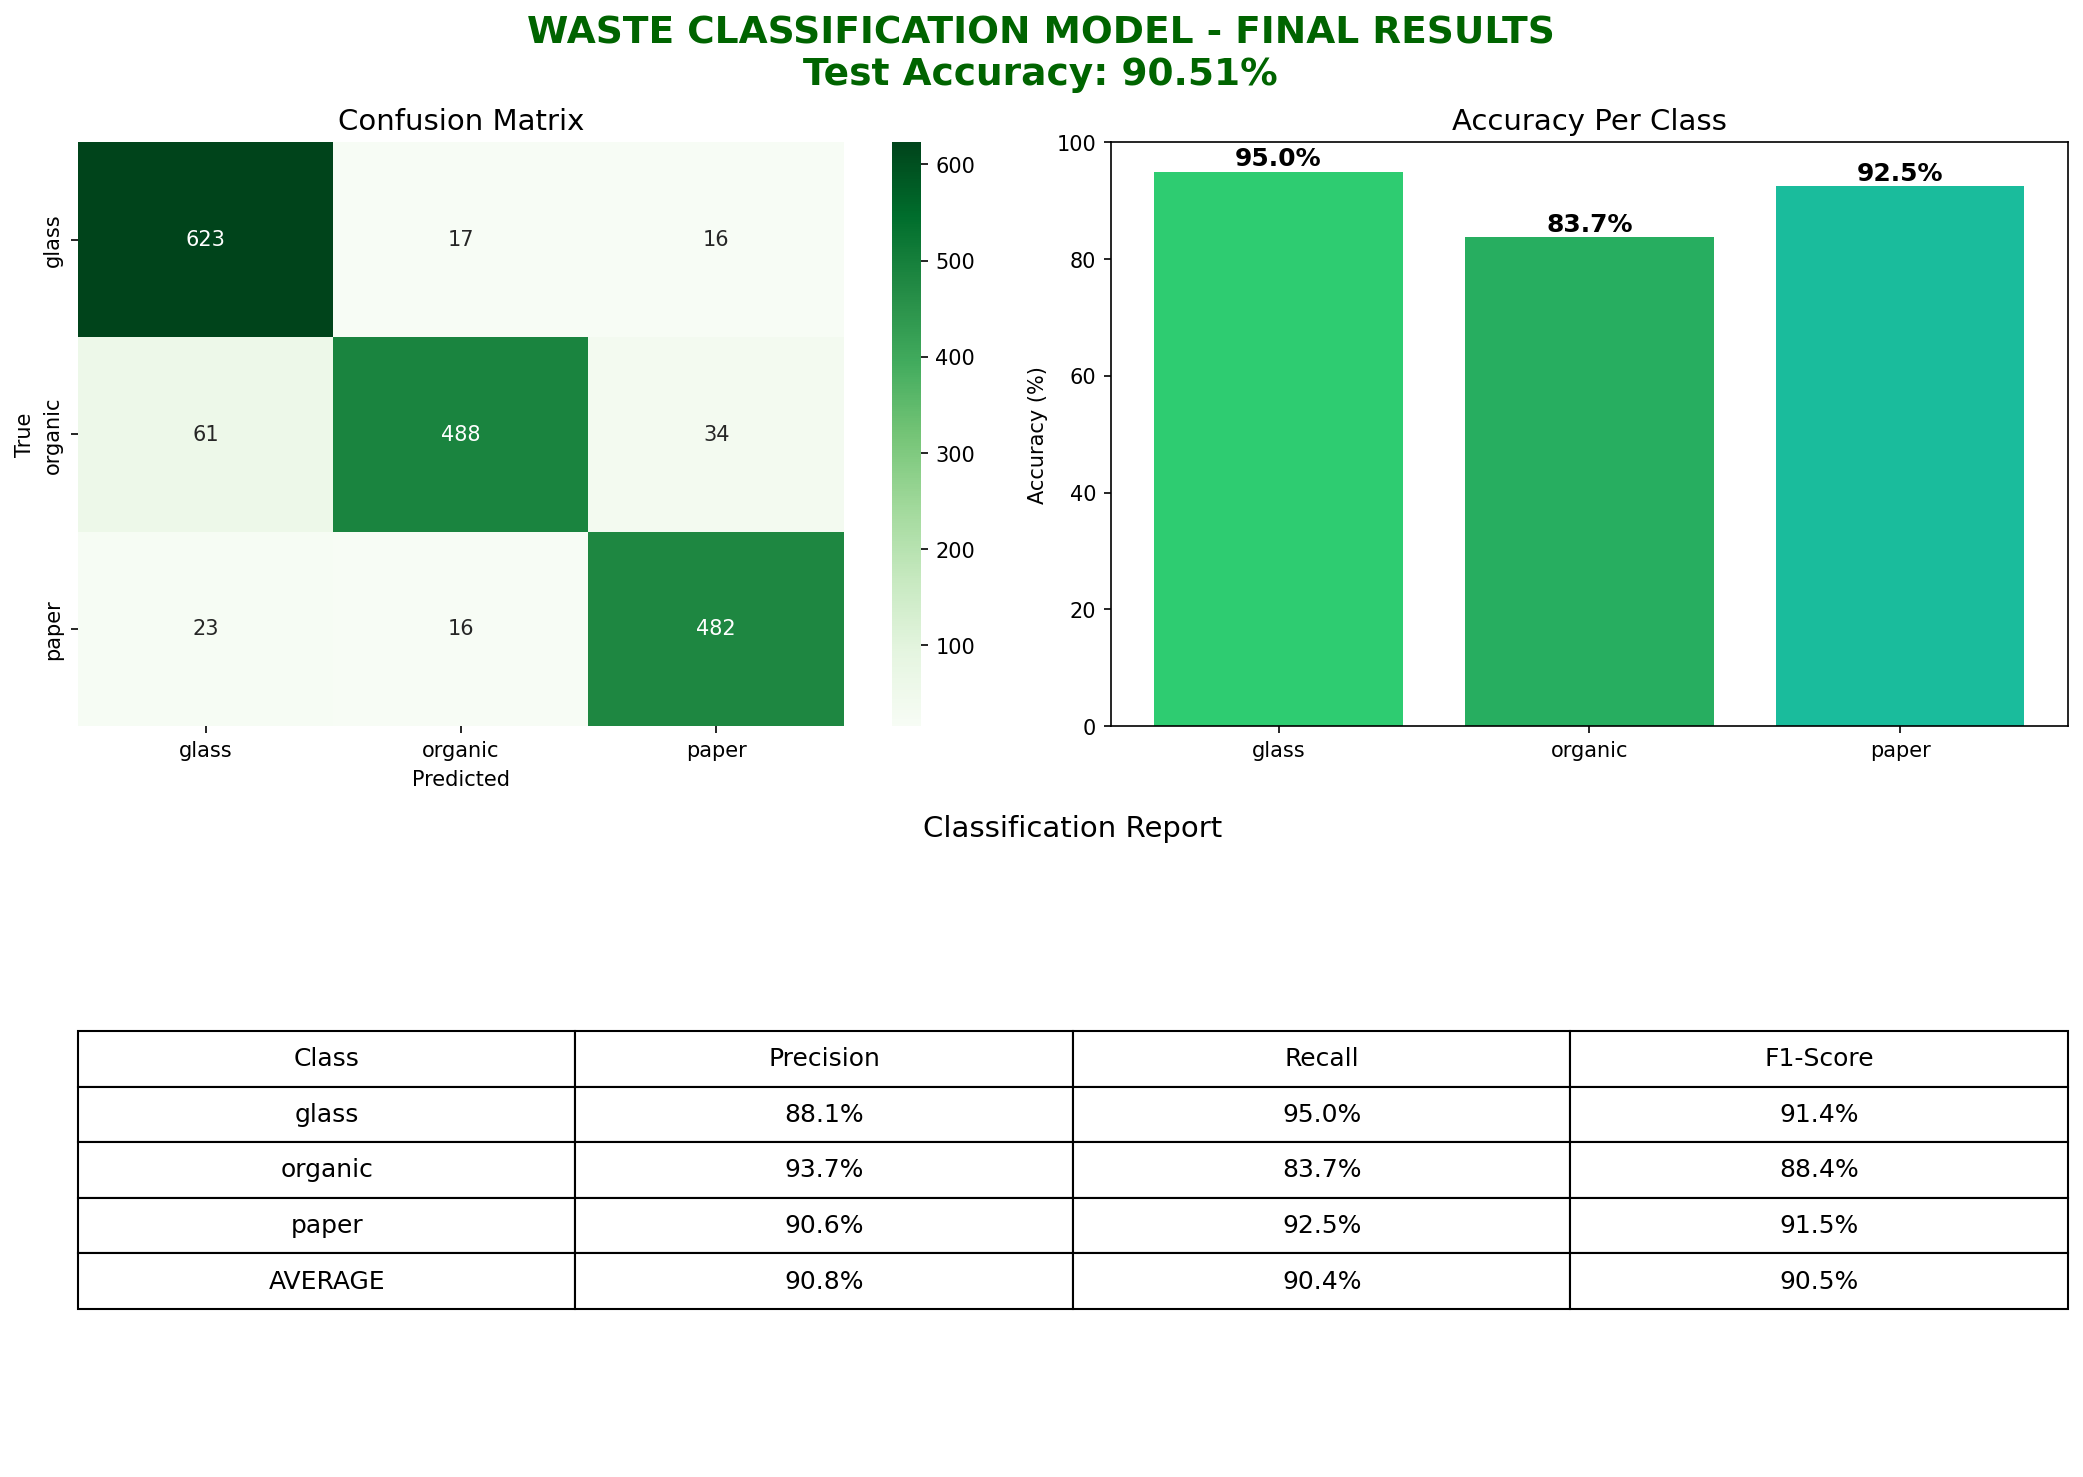

Python code for this plot:
import tensorflow as tf
import numpy as np
from tensorflow.keras.preprocessing.image import ImageDataGenerator
from sklearn.metrics import classification_report, confusion_matrix
import matplotlib.pyplot as plt
import seaborn as sns

model = tf.keras.models.load_model("waste_model.h5")
class_names = ['glass', 'organic', 'paper']

test_datagen = ImageDataGenerator(rescale=1./255)
test_generator = test_datagen.flow_from_directory(
    "dataset/test",
    target_size=(150, 150),
    batch_size=32,
    class_mode='categorical',
    shuffle=False
)

predictions = model.predict(test_generator, verbose=0)
predicted_classes = np.argmax(predictions, axis=1)
true_classes = test_generator.classes

test_loss, test_accuracy = model.evaluate(test_generator, verbose=0)
cm = confusion_matrix(true_classes, predicted_classes)

fig = plt.figure(figsize=(14, 10))

fig.suptitle(f'WASTE CLASSIFICATION MODEL - FINAL RESULTS\nTest Accuracy: {test_accuracy:.2%}',
             fontsize=18, fontweight='bold', color='darkgreen')

ax1 = fig.add_subplot(2, 2, 1)
sns.heatmap(cm, annot=True, fmt='d', cmap='Greens',
            xticklabels=class_names, yticklabels=class_names, ax=ax1)
ax1.set_title('Confusion Matrix', fontsize=14)
ax1.set_xlabel('Predicted')
ax1.set_ylabel('True')

ax2 = fig.add_subplot(2, 2, 2)
class_acc = cm.diagonal() / cm.sum(axis=1) * 100
bars = ax2.bar(class_names, class_acc, color=['#2ecc71', '#27ae60', '#1abc9c'])
ax2.set_ylim(0, 100)
ax2.set_title('Accuracy Per Class', fontsize=14)
ax2.set_ylabel('Accuracy (%)')
for bar, acc in zip(bars, class_acc):
    ax2.text(bar.get_x() + bar.get_width()/2, bar.get_height() + 1,
             f'{acc:.1f}%', ha='center', fontweight='bold', fontsize=12)

ax3 = fig.add_subplot(2, 1, 2)
report = classification_report(true_classes, predicted_classes,
                                target_names=class_names, output_dict=True)
table_data = []
for cls in class_names:
    table_data.append([cls,
                       f'{report[cls]["precision"]:.1%}',
                       f'{report[cls]["recall"]:.1%}',
                       f'{report[cls]["f1-score"]:.1%}'])
table_data.append(['AVERAGE',
                   f'{report["macro avg"]["precision"]:.1%}',
                   f'{report["macro avg"]["recall"]:.1%}',
                   f'{report["macro avg"]["f1-score"]:.1%}'])

table = ax3.table(cellText=table_data,
                  colLabels=['Class', 'Precision', 'Recall', 'F1-Score'],
                  cellLoc='center', loc='center')
table.auto_set_font_size(False)
table.set_fontsize(12)
table.scale(1, 2)
ax3.axis('off')
ax3.set_title('Classification Report', fontsize=14, pad=20)

plt.tight_layout()
plt.savefig('final_results.png', dpi=150, bbox_inches='tight')
plt.show()

print(f"\n{'='*40}")
print(f"FINAL TEST ACCURACY: {test_accuracy:.2%}")
print(f"{'='*40}")
print("\nPer-Class Accuracy:")
for name, acc in zip(class_names, class_acc):
    print(f"  {name}: {acc:.1f}%")
